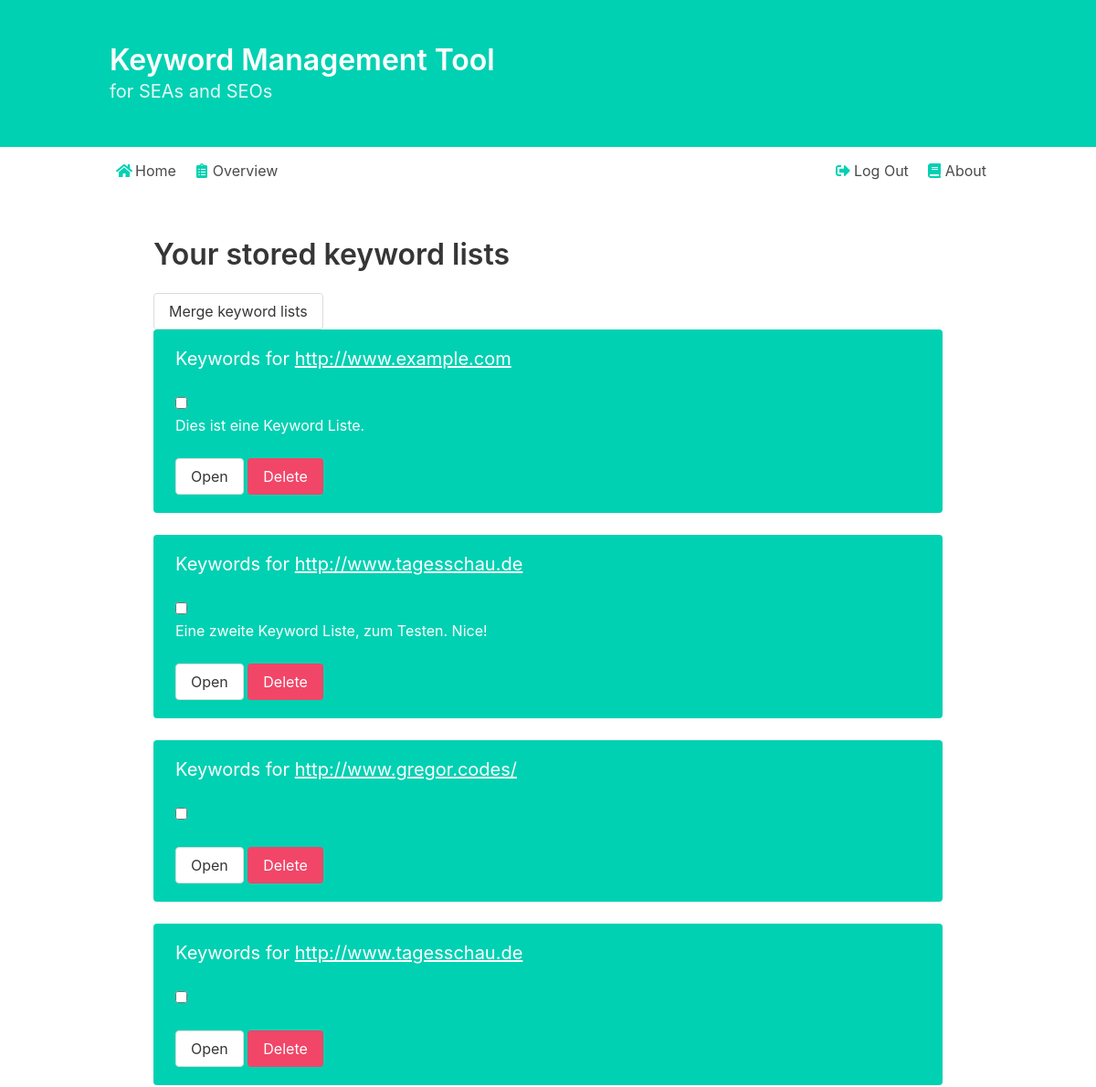
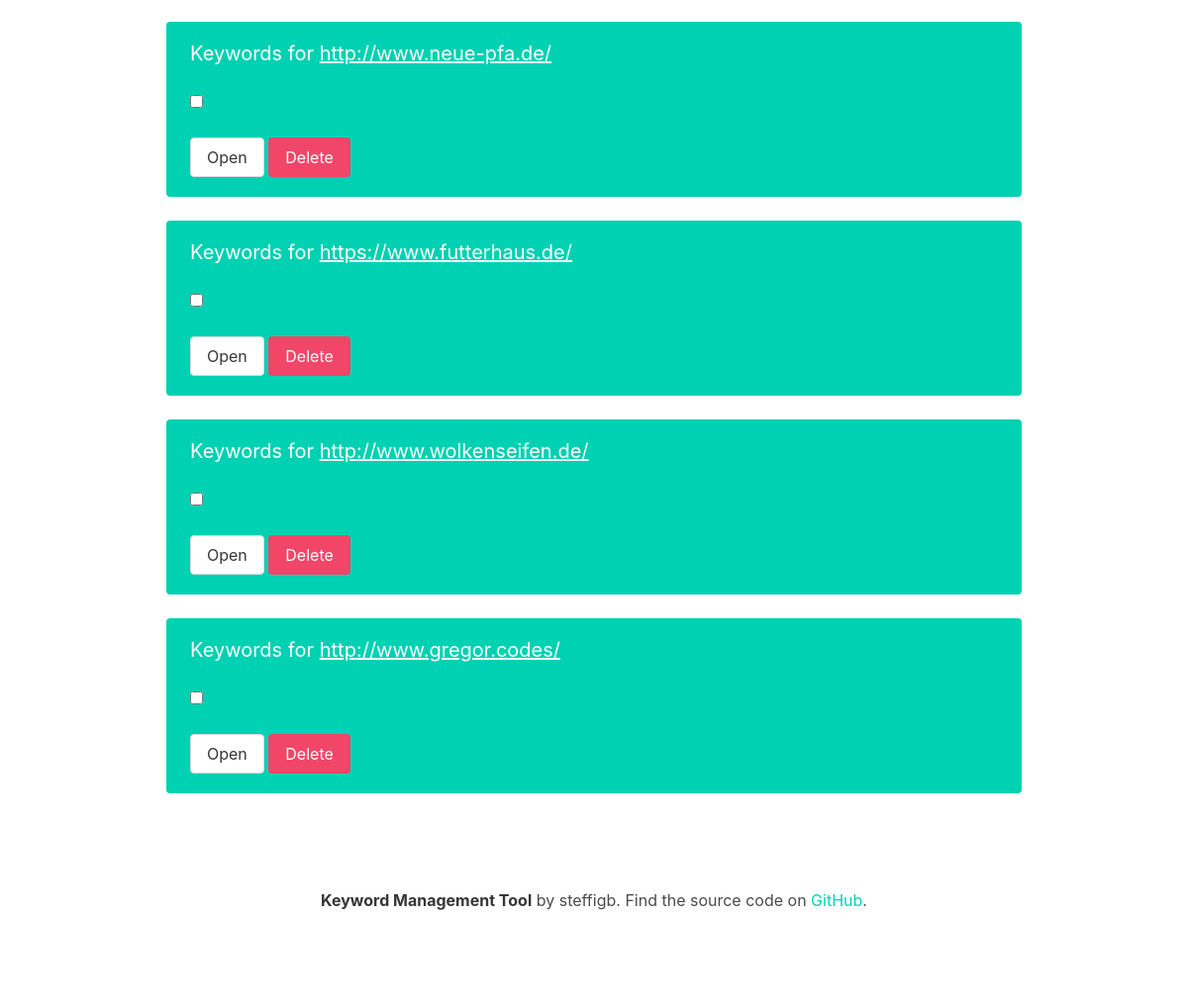
Before: /overview (signed in) with the older database file (2 pictures, top to bottom).
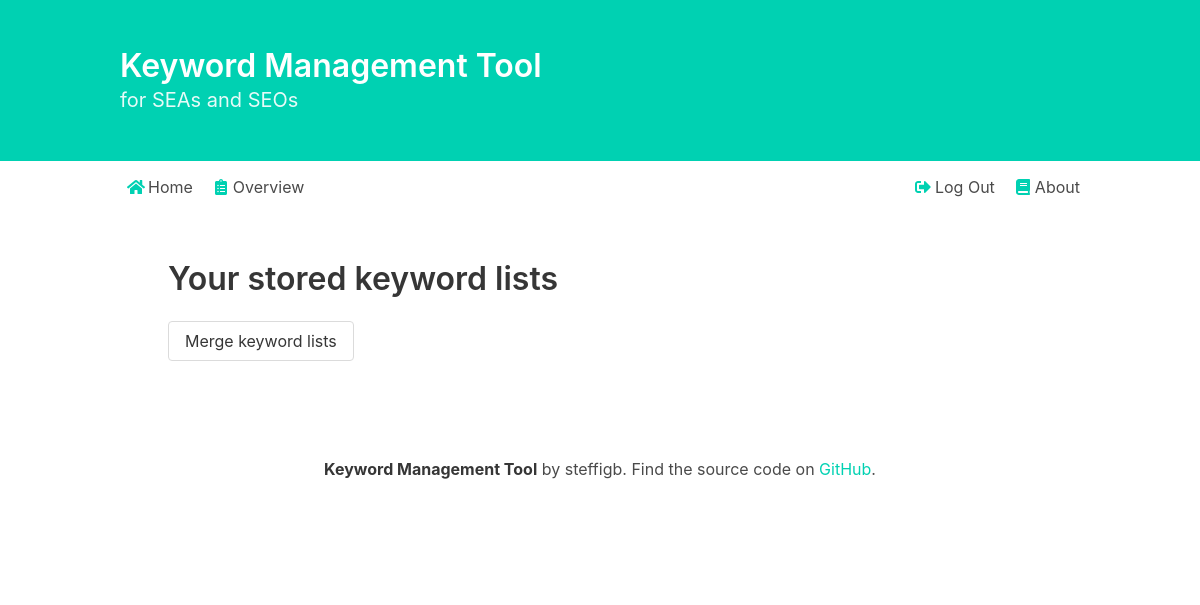
After: the same page with the newer database file.
### keywords/models.py (models this page shows)
class KeywordsList(models.Model):
    description = models.TextField(max_length=200)
    url = models.CharField(max_length=200)
    author = models.ForeignKey(
        settings.AUTH_USER_MODEL,
        on_delete=models.CASCADE,
    )

### keywords/views.py (the view)
# urls.py: path('overview', views.keyword_list_overview, name='overview'),
@login_required
def keyword_list_overview(request):
    my_keyword_lists = KeywordsList.objects.filter(author=request.user)
    context = {
        "lists": my_keyword_lists
    }
    template = loader.get_template('keywords/overview.html')
    return HttpResponse(template.render(context, request))

### keywords/templates/keywords/overview.html (shortened to what this page needs)
{% extends 'keywords/base.html' %}
{% block content %}
<section class='section'>
  <div class='container'>
    <h1 class='title'>Your stored keyword lists</h1>
    <form method="POST" action="{% url 'list_merge' %}">
      <button type="submit" class="button">Merge keyword lists</button>
      <div class='tile is-ancestor'>
        <div class='tile is-parent is-vertical'>
          {% for list in lists %}
          <div class='tile is-child notification is-primary'>
            <h3 class='subtitle'>
              Keywords for
              {% if "http" in list.url %}
              <a href='{{list.url}}'>{{list.url}}</a>
              {% else %}
              {{list.url}}
              {% endif %}
            </h3>
            <input type="checkbox" name="list-{{list.id}}" />
            <p>{{list.description}}</p>
            <br/>
            <a href='{% url 'list' list.id %}' class='button'>Open</a>
            <a href='{% url 'list_delete' list.id %}' class='button is-danger'>Delete</a>
          </div>
          {% endfor %}
        </div>
      </div>
    </form>
  </div>
</section>
{% endblock %}

### keywords/templates/keywords/base.html (shortened to what this page needs)
<!DOCTYPE html>
<html>
  <head>
    <link rel='stylesheet' href='https://cdnjs.cloudflare.com/ajax/libs/bulma/0.7.1/css/bulma.min.css'>
  </head>
  <section class='hero is-primary'>
    <div class='hero-body'>
      <div class='container'>
        <h1 class='title'>
          Keyword Management Tool
        </h1>
        <h2 class='subtitle'>
          for SEAs and SEOs
        </h2>
      </div>
    </div>
  </section>
  <body>
    <section>
      <div class='container'>
        <nav class='navbar is-transparent' role='navigation' aria-label='main navigation'>
          <div class='navbar-menu'>
            <div class='navbar-start'>
              <a class='navbar-item' href='{% url 'index' %}'>
                <span class='icon has-text-primary'>
                  <i class='fas fa-home' style='margin-right: 0.5rem'></i>
                </span>
                Home
              </a>
              {% if user.is_authenticated %}
              <a class='navbar-item' href='{% url 'overview' %}'>
                <span class='icon has-text-primary'>
                  <i class='fas fa-clipboard-list' style='margin-right: 0.5rem'></i>
                </span>
                Overview
              </a>
              {% endif %}
            </div>
            <div class='navbar-end'>
              {% if user.is_authenticated %}
              <a class='navbar-item' href='{% url 'logout' %}'>
                <span class='icon has-text-primary'>
                  <i class='fas fa-sign-out-alt' style='margin-right: 0.5rem'></i>
                </span>
                Log Out
              </a>
              {% endif %}
              <a class='navbar-item' href='{% url 'about' %}'>
                <span class='icon has-text-primary'>
                  <i class='fas fa-book' style='margin-right: 0.5rem'></i>
                </span>
                About
              </a>
            </div>
          </div>
        </nav>
    {% block content %}
    {% endblock %}
  </body>
  <footer class='footer has-background-white'>
  <div class='content has-text-centered has-background-white'>
    <p>
      <strong>Keyword Management Tool</strong> by steffigb. Find the source code on
      <a class='has-text-primary' href='https://github.com/steffigb/keywordTool'>GitHub</a>.
    </p>
  </div>
  </footer>
</html>

Changed rows visible on the page:
removed KeywordsList: url "http://www.example.com", description "Dies ist eine Keyword Liste."
removed KeywordsList: url "http://www.tagesschau.de", description "Eine zweite Keyword Liste, zum Testen. Nice!"
removed KeywordsList: url "http://www.gregor.codes/"
removed KeywordsList: url "http://www.tagesschau.de"
removed KeywordsList: url "http://www.neue-pfa.de/"
removed KeywordsList: url "https://www.futterhaus.de/"
removed KeywordsList: url "http://www.wolkenseifen.de/"
removed KeywordsList: url "http://www.gregor.codes/"
